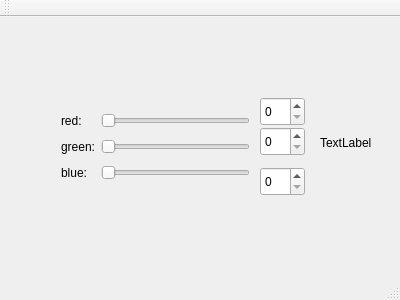
<?xml version="1.0" encoding="UTF-8"?>
<ui version="4.0">
 <class>MainWindow</class>
 <widget class="QMainWindow" name="MainWindow">
  <property name="geometry">
   <rect>
    <x>0</x>
    <y>0</y>
    <width>400</width>
    <height>300</height>
   </rect>
  </property>
  <property name="windowTitle">
   <string>MainWindow</string>
  </property>
  <widget class="QWidget" name="centralWidget">
   <widget class="QWidget" name="gridLayoutWidget">
    <property name="geometry">
     <rect>
      <x>50</x>
      <y>80</y>
      <width>211</width>
      <height>101</height>
     </rect>
    </property>
    <layout class="QGridLayout" name="gridLayout">
     <item row="1" column="1">
      <widget class="QSlider" name="horizontalSliderRed">
       <property name="orientation">
        <enum>Qt::Horizontal</enum>
       </property>
      </widget>
     </item>
     <item row="3" column="0">
      <widget class="QLabel" name="labelBlue">
       <property name="text">
        <string>blue:</string>
       </property>
      </widget>
     </item>
     <item row="1" column="0">
      <widget class="QLabel" name="labelRed">
       <property name="text">
        <string>red:</string>
       </property>
      </widget>
     </item>
     <item row="3" column="1">
      <widget class="QSlider" name="horizontalSliderBlue">
       <property name="orientation">
        <enum>Qt::Horizontal</enum>
       </property>
      </widget>
     </item>
     <item row="2" column="1">
      <widget class="QSlider" name="horizontalSliderGreen">
       <property name="orientation">
        <enum>Qt::Horizontal</enum>
       </property>
      </widget>
     </item>
     <item row="2" column="0">
      <widget class="QLabel" name="labelGreen">
       <property name="text">
        <string>green:</string>
       </property>
      </widget>
     </item>
    </layout>
   </widget>
   <widget class="QLabel" name="colorLabel">
    <property name="geometry">
     <rect>
      <x>320</x>
      <y>100</y>
      <width>62</width>
      <height>51</height>
     </rect>
    </property>
    <property name="text">
     <string>TextLabel</string>
    </property>
   </widget>
   <widget class="QSpinBox" name="spinBoxRed">
    <property name="geometry">
     <rect>
      <x>260</x>
      <y>80</y>
      <width>45</width>
      <height>29</height>
     </rect>
    </property>
   </widget>
   <widget class="QSpinBox" name="spinBoxGreen">
    <property name="geometry">
     <rect>
      <x>260</x>
      <y>110</y>
      <width>45</width>
      <height>29</height>
     </rect>
    </property>
   </widget>
   <widget class="QSpinBox" name="spinBoxBlue">
    <property name="geometry">
     <rect>
      <x>260</x>
      <y>150</y>
      <width>45</width>
      <height>29</height>
     </rect>
    </property>
   </widget>
  </widget>
  <widget class="QMenuBar" name="menuBar">
   <property name="geometry">
    <rect>
     <x>0</x>
     <y>0</y>
     <width>400</width>
     <height>25</height>
    </rect>
   </property>
  </widget>
  <widget class="QToolBar" name="mainToolBar">
   <attribute name="toolBarArea">
    <enum>TopToolBarArea</enum>
   </attribute>
   <attribute name="toolBarBreak">
    <bool>false</bool>
   </attribute>
  </widget>
  <widget class="QStatusBar" name="statusBar"/>
 </widget>
 <layoutdefault spacing="6" margin="11"/>
 <resources/>
 <connections/>
</ui>
